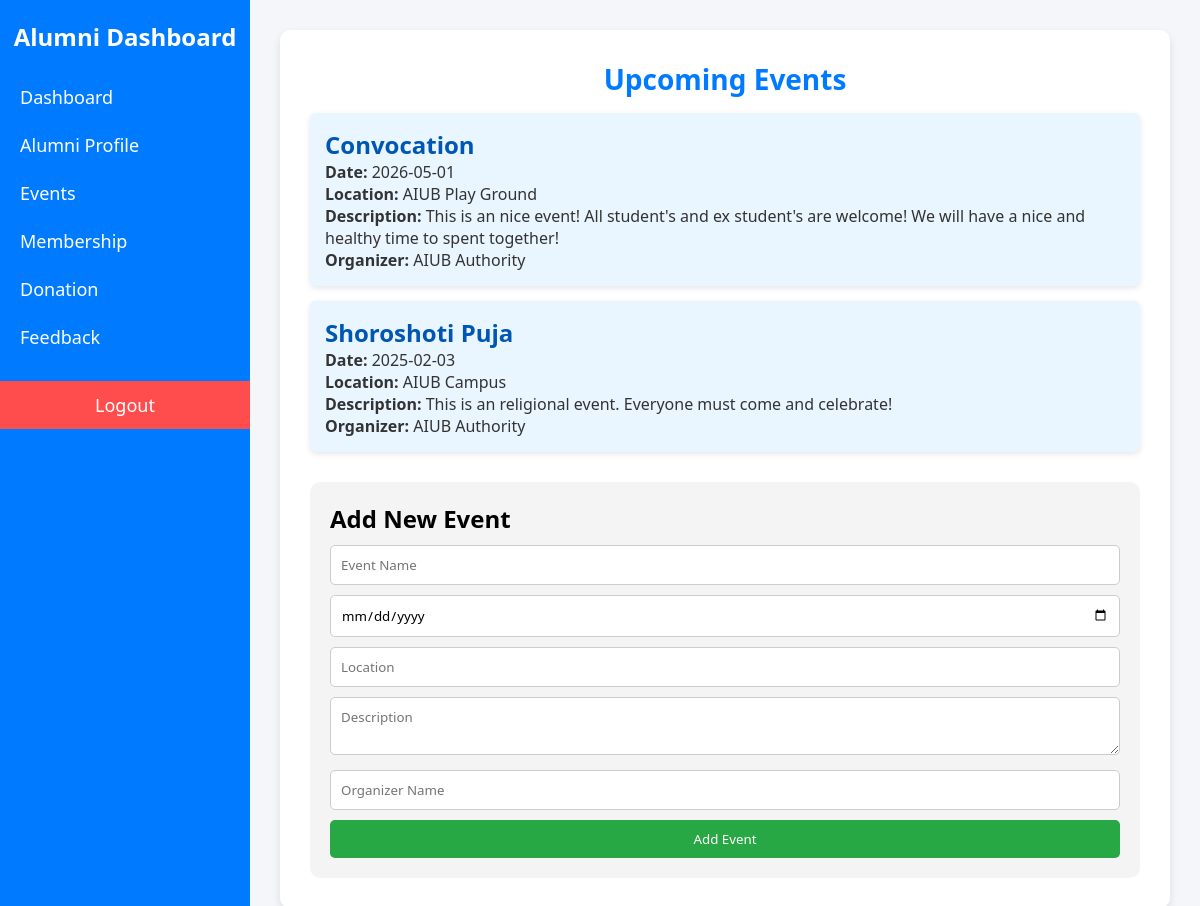
Screenshot of /events.php (signed in) with the database file from the repository.
### tables this page shows
CREATE TABLE `Events` (
  `Event_ID` int(11) NOT NULL,
  `Event_Name` varchar(100) DEFAULT NULL,
  `Event_Date` date DEFAULT NULL,
  `Location` varchar(100) DEFAULT NULL,
  `Description` varchar(200) DEFAULT NULL,
  `Organizer_Name` varchar(100) DEFAULT NULL
);

### events.php (the view, shortened to what this page needs)
<?php
include 'config/database.php';
$query = "SELECT * FROM Events ORDER BY Event_Date DESC";
$result = $conn->query($query);
?>
<!DOCTYPE html>
<html lang="en">
<head>
</head>
<body>
    <div class="sidebar">
        <h2>Alumni Dashboard</h2>
        <a href="dashboard.php">Dashboard</a>
        <a href="profile.php">Alumni Profile</a>
        <a href="events.php">Events</a>
        <a href="membership.php">Membership</a>
        <a href="donation.php">Donation</a>
        <a href="feedback.php">Feedback</a>
        <a href="logout.php" class="logout-btn">Logout</a>
    </div>
    <div class="content">
        <div class="events-box">
            <h1>Upcoming Events</h1>
            <?php while ($event = $result->fetch_assoc()): ?>
                <div class="event">
                    <h2><?php echo htmlspecialchars($event['Event_Name']); ?></h2>
                    <p><strong>Date:</strong> <?php echo htmlspecialchars($event['Event_Date']); ?></p>
                    <p><strong>Location:</strong> <?php echo htmlspecialchars($event['Location']); ?></p>
                    <p><strong>Description:</strong> <?php echo htmlspecialchars($event['Description']); ?></p>
                    <p><strong>Organizer:</strong> <?php echo htmlspecialchars($event['Organizer_Name']); ?></p>
                </div>
            <?php endwhile; ?>
            <div class="add-event-form">
                <h2>Add New Event</h2>
                <form action="add_event.php" method="POST">
                    <input type="text" name="event_name" placeholder="Event Name" required>
                    <input type="date" name="event_date" required>
                    <input type="text" name="location" placeholder="Location" required>
                    <textarea name="description" placeholder="Description" required></textarea>
                    <input type="text" name="organizer_name" placeholder="Organizer Name" required>
                    <button type="submit">Add Event</button>
                </form>
            </div>
        </div>
    </div>
</body>
</html>

### events.php (style rules this page uses)
* { margin: 0; padding: 0; box-sizing: border-box; font-family: 'Segoe UI', Tahoma, Geneva, Verdana, sans-serif; }
body { display: flex; min-height: 100vh; background-color: #f4f6f9; }
.sidebar { width: 250px; background-color: #007bff; color: white; padding-top: 20px; position: fixed; height: 100%; overflow-y: auto; }
.sidebar h2 { text-align: center; margin-bottom: 20px; font-size: 24px; }
.sidebar a { display: block; color: white; text-decoration: none; padding: 12px 20px; font-size: 18px; transition: background 0.3s; }
.content { margin-left: 250px; padding: 30px; flex: 1; }
.events-box { background: white; padding: 30px; border-radius: 10px; box-shadow: 0 4px 8px rgba(0, 0, 0, 0.1); }
.events-box h1 { font-size: 28px; color: #007bff; text-align: center; }
.event { background: #e9f5ff; padding: 15px; margin-top: 15px; border-radius: 6px; box-shadow: 0 2px 6px rgba(0, 0, 0, 0.1); }
.event h2 { color: #0056b3; }
.event p { font-size: 16px; color: #333; }
.add-event-form { margin-top: 30px; padding: 20px; background: #f4f4f4; border-radius: 10px; }
.add-event-form input, .add-event-form textarea { width: 100%; padding: 10px; margin-top: 10px; border: 1px solid #ccc; border-radius: 5px; }
.add-event-form button { margin-top: 10px; padding: 10px; width: 100%; background-color: #28a745; color: white; border: none; cursor: pointer; border-radius: 5px; }
.logout-btn { display: block; background-color: #ff4c4c; color: white; text-align: center; padding: 12px; margin-top: 20px; text-decoration: none; font-size: 16px; transition: background 0.3s; }

### rows the page displays
events: Event_Name "Convocation", Event_Date "2026-05-01", Location "AIUB Play Ground", Description "This is an nice event! All student's and ex student's are welcome! We will have a nice and healthy time to spent together!", Organizer_Name "AIUB Authority"
events: Event_Name "Shoroshoti Puja", Event_Date "2025-02-03", Location "AIUB Campus", Description "This is an religional event. Everyone must come and celebrate!", Organizer_Name "AIUB Authority"
